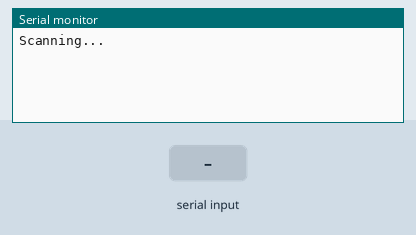
A sketch run on a simulated ESP32. Parts: the last lines printed to the serial monitor. The inputs (shaded band) are chosen by the test bench. Nothing arrives over Bluetooth unless stated.

Above: at 1.2 s.
1.3 s: "GetRssi\n" received over Serial
At 1.7 s:
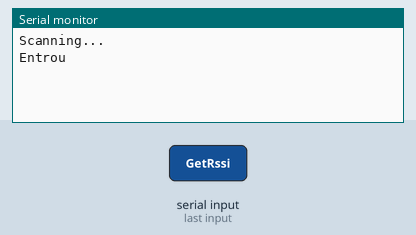
At 3.7 s:
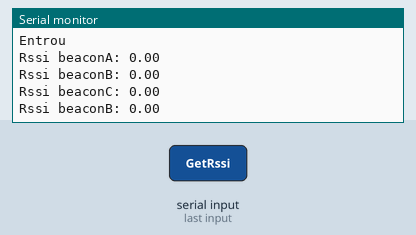

Measured:
- after the input at 1.3 s, the serial monitor: prints a new line at once (image 1)

The sketch:

BLE.ino
```cpp
/*
   Based on Neil Kolban example for IDF: https://github.com/nkolban/esp32-snippets/blob/master/cpp_utils/tests/BLE%20Tests/SampleScan.cpp
   Ported to Arduino ESP32 by Evandro Copercini
*/

#include <BLEDevice.h>
#include <BLEUtils.h>
#include <BLEScan.h>
#include <BLEAdvertisedDevice.h>
#include <map>
#include <string>
//----------Bluetooth----------------------
float scanTime = 1; //In seconds
 std::map<char, double> beaconRSSIs={
   {'A',0},
    {'B',0},
    {'C',0},
    {'D',0}
 };
  std::map<char, String> beaconMACs ={
    {'A',"ea:f7:7b:60:97:4e"},
    {'B',"c4:01:12:14:28:8a"},
    {'C',"fc:15:e2:04:45:8b"},
    {'D',"e7:66:37:f2:0c:a4"}
  };
BLEScan* pBLEScan;


void setup() {
  Serial.begin(115200);
  Serial.println("Scanning...");
  BLEDevice::init("");

}


class MyAdvertisedDeviceCallbacks: public BLEAdvertisedDeviceCallbacks {
    void onResult(BLEAdvertisedDevice advertisedDevice) {
      String macDispositivoEncontrado = advertisedDevice.getAddress().toString().c_str();

      for (const auto& kvp : beaconMACs) {
            if (macDispositivoEncontrado == kvp.second) {
                beaconRSSIs[kvp.first] = advertisedDevice.getRSSI();
            }
        } //kvp chave-value-pair destructured  kvp.first 'A' ...'D' \ kvp.second == MAC endereço
    }
};


//---------------------Escaneamento BLE--------------------
void scanBLE()
{

  BLEScan* pBLEScan = BLEDevice::getScan(); //create new scan
  pBLEScan->setAdvertisedDeviceCallbacks(new MyAdvertisedDeviceCallbacks());
  pBLEScan->setActiveScan(true); //active scan uses more power, but get results faster
  BLEScanResults foundDevices = pBLEScan->start(scanTime);


}

void printRSSIs(){
  Serial.print("Rssi beaconA: ");
  Serial.println(beaconRSSIs['A']);
  Serial.print("Rssi beaconB: ");
  Serial.println(beaconRSSIs['B']);
   Serial.print("Rssi beaconC: ");
  Serial.println(beaconRSSIs['C']);
   Serial.print("Rssi beaconB: ");
  Serial.println(beaconRSSIs['D']);
}

void loop()
{


   if (Serial.available()) {
      Serial.println("Entrou");
        // Ler e processar a mensagem enviada pelo terminal serial
        String mensagem = Serial.readStringUntil('\n');
        if(mensagem == "GetRssi"){
          scanBLE();
          printRSSIs();
        }

    }
 }
```
